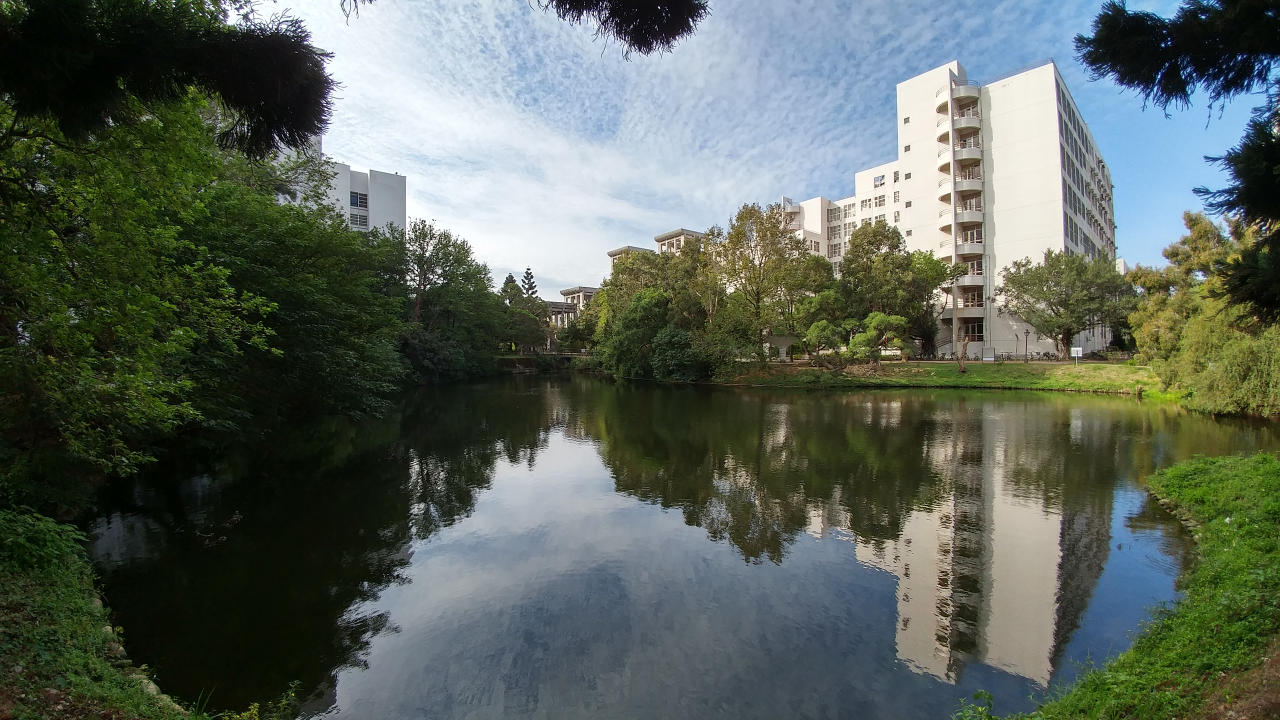
//> input picture OpenCV_Practice/data/lake.jpg, 3840 x 2160 px (shown at 1/3 size)
$ ./main   (built with g++ and OpenCV 4)
//> lines starting //> are read from the running program, lines starting //| are printed output that depends on the picture
#include "opencv2/opencv.hpp"
#include <iostream>

using namespace cv;
using namespace std;

int slider_value;
Mat src1, src2;

void on_trackbar(int, void*){
	double alpha = (double)slider_value / 100.0;
	double beta = (1.0 - alpha);
	Mat dst;

	addWeighted(src1, alpha, src2, beta, 0.0, dst);
	imshow("trackbar demo", dst);
}

int main(){
	src1 = imread("data/lake.jpg", CV_LOAD_IMAGE_UNCHANGED);
//> src1 is the input picture: 2160 rows x 3840 cols, CV_8UC3; mean B, G, R 91, 100.1, 91.1
	src2 = imread("data/dusk.jpg", CV_LOAD_IMAGE_UNCHANGED);
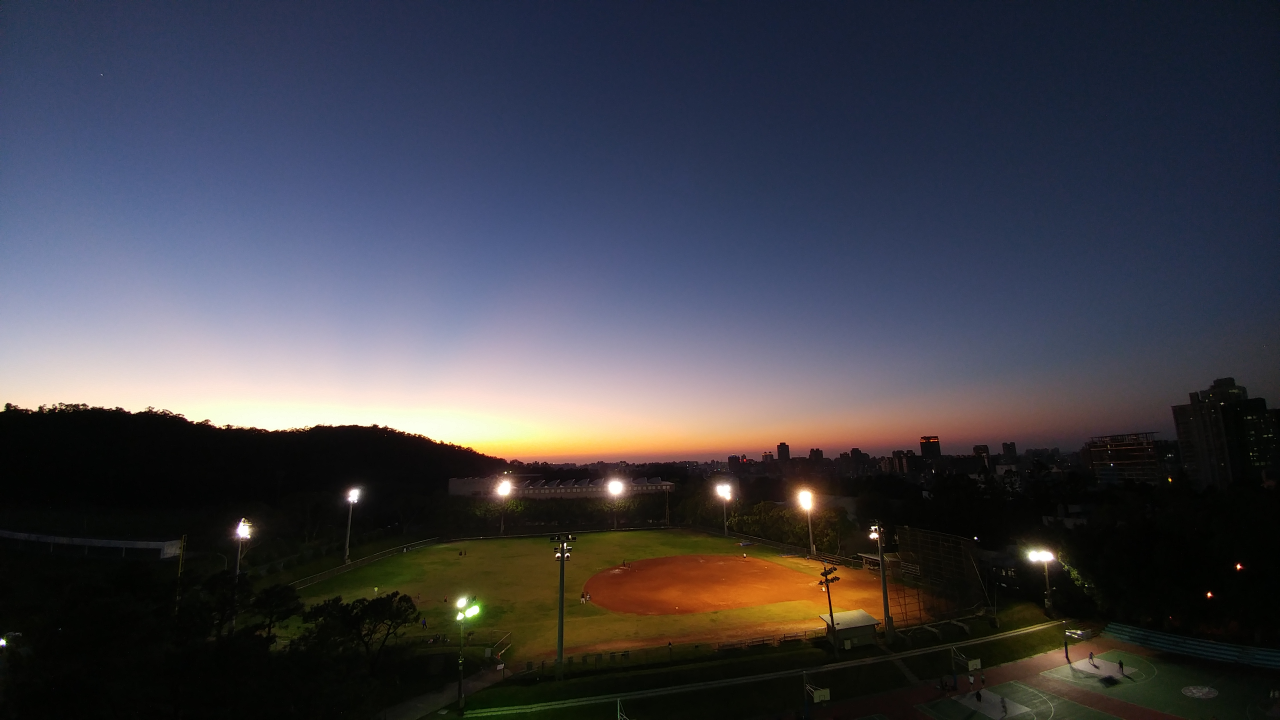
//> input picture OpenCV_Practice/data/dusk.jpg, 3840 x 2160 px (shown at 1/3 size)
//> src2 is the input picture: 2160 rows x 3840 cols, CV_8UC3; mean B, G, R 72.4, 63.7, 63.7
	resize(src1, src1, Size(src1.cols / 6, src1.rows / 6));
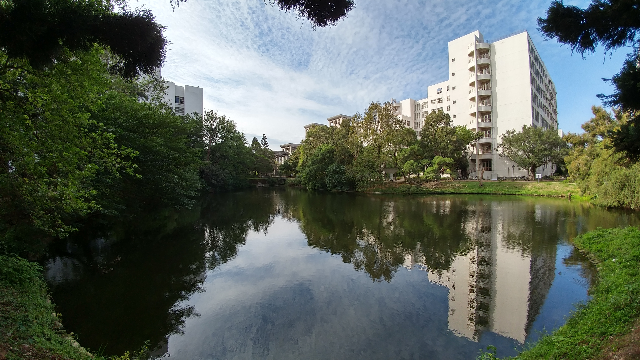
//> src1: 360 rows x 640 cols, CV_8UC3; mean B, G, R 91.1, 100.2, 91.2
	resize(src2, src2, Size(src2.cols / 6, src2.rows / 6));
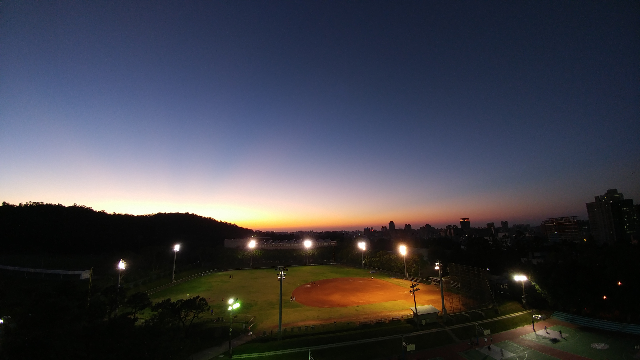
//> src2: 360 rows x 640 cols, CV_8UC3; mean B, G, R 72.5, 63.8, 63.8

	slider_value = 0;
	int slider_max_value = 100;

	namedWindow("trackbar demo", CV_WINDOW_KEEPRATIO);
	createTrackbar("Ratio", "trackbar demo", &slider_value, slider_max_value, on_trackbar);
//> slider 'Ratio' is set to 33
	on_trackbar(slider_value, 0);
//> in on_trackbar, `addWeighted(src1, alpha, src2, beta, 0.0, dst);`:
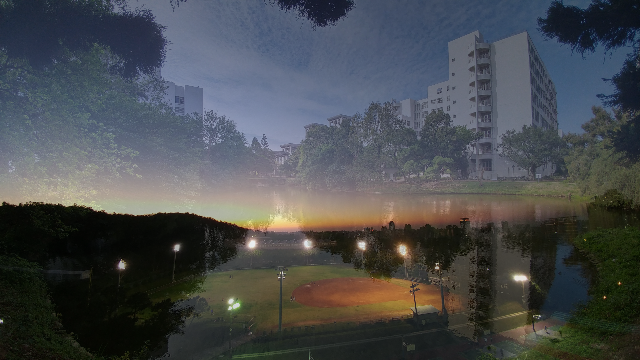
//> dst: 360 rows x 640 cols, CV_8UC3; mean B, G, R 78.7, 75.8, 72.9

	waitKey(0);
	return 0;
}
